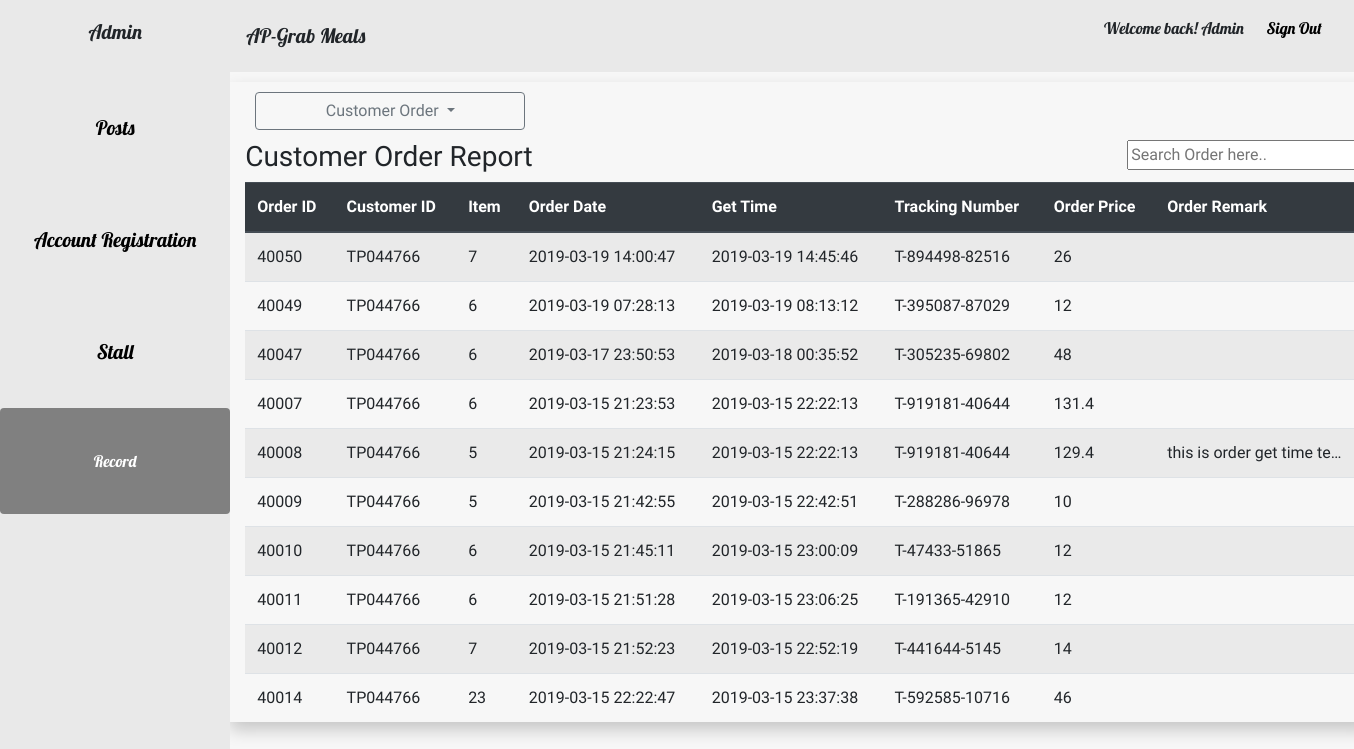
Screenshot of /online-meal-ordering-system/system-admin-app/orderdatabase.php (signed in) with the database file from the repository.
### tables this page shows
CREATE TABLE `orders` (
  `Order_ID` int(11) NOT NULL,
  `Food_ID` varchar(255) NOT NULL,
  `Customer_ID` varchar(255) NOT NULL,
  `Total_Item` int(11) NOT NULL,
  `Order_date` datetime NOT NULL DEFAULT current_timestamp(),
  `Order_Get_Time` varchar(255) DEFAULT NULL,
  `Order_Estimated_Time` datetime DEFAULT NULL,
  `Order_Prepare_Time` datetime DEFAULT NULL,
  `Order_Tracking_Number` varchar(255) NOT NULL,
  `Order_Total_Price` varchar(255) NOT NULL,
  `Order_Remark` varchar(255) NOT NULL
);

### online-meal-ordering-system/system-admin-app/orderdatabase.php (the view, shortened to what this page needs)
	<?php session_start();
	include("base.php");
?>
<div class="allall">
		<div class="container tatata">
			<div class="dropdown">
			  	<a class="btn btn-outline-secondary mar dropdown-toggle idwnbym" href="#" role="button" id="dropdownMenuLink" data-toggle="dropdown" aria-haspopup="true" aria-expanded="false">
			    Customer Order
			  	</a>
			  	<div class="bomm">
			  		<form action="database.php" method="post">
			  			<h3 class="fff">Customer Order Report</h3>
			  			<input class="ff" type="text"  id="myInput" onkeyup="myFunction()" placeholder="Search Order here..">
			  		</form>
			  	</div>
			</div>
<div class="tatatata">
		<table class="table table-striped" id="myTable" style="width: 100%;">
			<form><thead class="thead-dark">
				<tr>
					<th scope="col">Order ID</th>
					<th scope="col">Customer ID</th>
					<th scope="col">Item</th>
					<th scope="col">Order Date</th>
					<th scope="col">Get Time</th>
					<th scope="col">Tracking Number</th>
					<th scope="col">Order Price</th>
					<th scope="col"  style="width:200px;">Order Remark</th>
				</tr>
			</thead>
				<tbody>
				<?php
					$sql = "SELECT * FROM orders";
					$result = mysqli_query($con, $sql);
					while($customer = mysqli_fetch_array($result)){
							$oid = $customer['Order_ID'];
							$cid = $customer['Customer_ID'];
							$titem = $customer['Total_Item'];
							$date = $customer['Order_date'];
							$estimated = $customer['Order_Estimated_Time'];
							$tracknum = $customer['Order_Tracking_Number'];
							$price = $customer['Order_Total_Price'];
							$remark = $customer['Order_Remark'];
							echo "<tr>";
							echo "<td>";
							echo "".$oid."";
							echo "</td><td>";
							echo "".$cid."";
							echo "</td><td>";
							echo "".$titem."";
							echo "</td><td>";
							echo "".$date."";
							echo "</td><td>";
							echo "".$estimated."";
							echo "</td><td>";
							echo "".$tracknum."";
							echo "</td><td>";
							echo "".$price."";
							echo "</td><td class='yuiyui'>";
							echo "".$remark."";
							echo "</td>";
							echo "</tr>";
					}
				?>
			</tbody></form>
		</table>
</div>
</div>
</div>

### online-meal-ordering-system/system-admin-app/home.css (style rules this page uses)
html,body { background-color: #f7f7f7; }
.container { box-shadow: 0px 8px 16px 0px rgba(0,0,0,0.2)!important; width:1200px!important; }
.allall { width:83%; height:83%; float:right; }
.tatata { margin-top:10px; height:640px; overflow:auto; }
.tatatata { height:540px; width:100%; overflow:auto; }
.mar { margin:10px; }
.ff { float:right; }
.fff { float:left; width:400px; }
.idwnbym { width:270px; }
.yuiyui { max-width: 0; overflow: hidden; text-overflow: ellipsis; white-space: nowrap; }

### online-meal-ordering-system/system-admin-app/base.php (style rules this page uses)
body { font-family: 'Acme', sans-serif; }

### rows the page displays
orders: Order_ID "40050", Customer_ID "TP044766", Total_Item "7", Order_date "2019-03-19 14:00:47", Order_Estimated_Time "2019-03-19 14:45:46", Order_Tracking_Number "T-894498-82516", Order_Total_Price "26"
orders: Order_ID "40049", Customer_ID "TP044766", Total_Item "6", Order_date "2019-03-19 07:28:13", Order_Estimated_Time "2019-03-19 08:13:12", Order_Tracking_Number "T-395087-87029", Order_Total_Price "12"
orders: Order_ID "40047", Customer_ID "TP044766", Total_Item "6", Order_date "2019-03-17 23:50:53", Order_Estimated_Time "2019-03-18 00:35:52", Order_Tracking_Number "T-305235-69802", Order_Total_Price "48"
orders: Order_ID "40007", Customer_ID "TP044766", Total_Item "6", Order_date "2019-03-15 21:23:53", Order_Estimated_Time "2019-03-15 22:22:13", Order_Tracking_Number "T-919181-40644", Order_Total_Price "131.4"
orders: Order_ID "40008", Customer_ID "TP044766", Total_Item "5", Order_date "2019-03-15 21:24:15", Order_Estimated_Time "2019-03-15 22:22:13", Order_Tracking_Number "T-919181-40644", Order_Total_Price "129.4", Order_Remark "this is order get time te…"
orders: Order_ID "40009", Customer_ID "TP044766", Total_Item "5", Order_date "2019-03-15 21:42:55", Order_Estimated_Time "2019-03-15 22:42:51", Order_Tracking_Number "T-288286-96978", Order_Total_Price "10"
orders: Order_ID "40010", Customer_ID "TP044766", Total_Item "6", Order_date "2019-03-15 21:45:11", Order_Estimated_Time "2019-03-15 23:00:09", Order_Tracking_Number "T-47433-51865", Order_Total_Price "12"
orders: Order_ID "40011", Customer_ID "TP044766", Total_Item "6", Order_date "2019-03-15 21:51:28", Order_Estimated_Time "2019-03-15 23:06:25", Order_Tracking_Number "T-191365-42910", Order_Total_Price "12"
orders: Order_ID "40012", Customer_ID "TP044766", Total_Item "7", Order_date "2019-03-15 21:52:23", Order_Estimated_Time "2019-03-15 22:52:19", Order_Tracking_Number "T-441644-5145", Order_Total_Price "14"
orders: Order_ID "40014", Customer_ID "TP044766", Total_Item "23", Order_date "2019-03-15 22:22:47", Order_Estimated_Time "2019-03-15 23:37:38", Order_Tracking_Number "T-592585-10716", Order_Total_Price "46"
